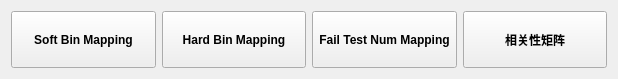
<?xml version="1.0" encoding="UTF-8"?>
<ui version="4.0">
 <class>Form</class>
 <widget class="QWidget" name="Form">
  <property name="geometry">
   <rect>
    <x>0</x>
    <y>0</y>
    <width>618</width>
    <height>79</height>
   </rect>
  </property>
  <property name="windowTitle">
   <string>选取Mapping类型</string>
  </property>
  <layout class="QHBoxLayout" name="horizontalLayout">
   <item>
    <widget class="QPushButton" name="pushButton">
     <property name="sizePolicy">
      <sizepolicy hsizetype="Minimum" vsizetype="Minimum">
       <horstretch>0</horstretch>
       <verstretch>0</verstretch>
      </sizepolicy>
     </property>
     <property name="font">
      <font>
       <family>Arial</family>
       <weight>75</weight>
       <bold>true</bold>
      </font>
     </property>
     <property name="text">
      <string>Soft Bin Mapping</string>
     </property>
    </widget>
   </item>
   <item>
    <widget class="QPushButton" name="pushButton_2">
     <property name="sizePolicy">
      <sizepolicy hsizetype="Minimum" vsizetype="Minimum">
       <horstretch>0</horstretch>
       <verstretch>0</verstretch>
      </sizepolicy>
     </property>
     <property name="font">
      <font>
       <family>Arial</family>
       <weight>75</weight>
       <bold>true</bold>
      </font>
     </property>
     <property name="text">
      <string>Hard Bin Mapping</string>
     </property>
    </widget>
   </item>
   <item>
    <widget class="QPushButton" name="pushButton_3">
     <property name="sizePolicy">
      <sizepolicy hsizetype="Minimum" vsizetype="Minimum">
       <horstretch>0</horstretch>
       <verstretch>0</verstretch>
      </sizepolicy>
     </property>
     <property name="font">
      <font>
       <family>Arial</family>
       <weight>75</weight>
       <bold>true</bold>
      </font>
     </property>
     <property name="text">
      <string>Fail Test Num Mapping</string>
     </property>
    </widget>
   </item>
   <item>
    <widget class="QPushButton" name="pushButton_4">
     <property name="sizePolicy">
      <sizepolicy hsizetype="Minimum" vsizetype="Minimum">
       <horstretch>0</horstretch>
       <verstretch>0</verstretch>
      </sizepolicy>
     </property>
     <property name="font">
      <font>
       <family>Arial</family>
       <weight>75</weight>
       <bold>true</bold>
      </font>
     </property>
     <property name="text">
      <string>相关性矩阵</string>
     </property>
    </widget>
   </item>
  </layout>
 </widget>
 <resources/>
 <connections/>
</ui>
